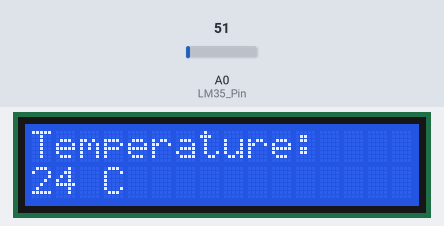
This sketch was run on a simulated Arduino Uno, built with avr-gcc and run on an emulated ATmega328P. Shown: 16×2 character LCD. The test bench sets the inputs (shaded band); at power-on: A0 (LM35_Pin) = 51.

Above: at 1.2 s.
1.3 s: A0 (LM35_Pin) set to 23
At 2.4 s:
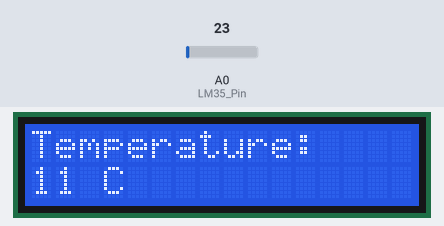
2.8 s: A0 (LM35_Pin) set to 19
At 3.6 s:
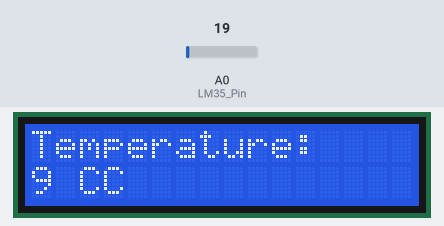
4.3 s: A0 (LM35_Pin) set to 15
At 4.7 s:
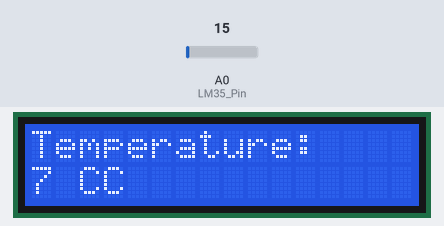
Timing chart, 0 to 7.3 s (numbered marks = the images above; inputs shaded):
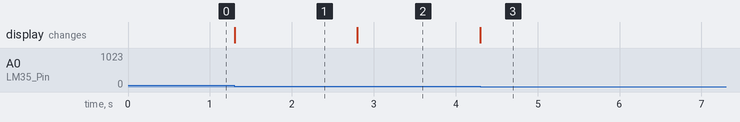

The sketch:

LM35_LCD.ino
```cpp
// include the LCD library
#include <LiquidCrystal.h>

// initialize the library with the numbers of the interface pins
LiquidCrystal lcd(12, 11, 5, 4, 3, 2);

//LM35 sensor pin
const int LM35_Pin = A0;

//analog reading from 0 to 5 v
int analogReading;

//temperature reading in Celsius
int temperatureReading;

void setup() {
  // set up the LCD's number of columns and rows:
  lcd.begin(16, 2);
  // Print a message to the LCD.
  lcd.print("Temperature: ");
  //setup LM35 sensor pin as input
  pinMode(LM35_Pin, INPUT);
}

void loop() {
  //get the reading from the sensor
  analogReading = analogRead(LM35_Pin);
  //convert to  corresponding temperature
  temperatureReading = (analogReading * 500) /1024;
  // set the cursor to column 0, line 1
  lcd.setCursor(0, 1);
  //convert the reading to string, concatenate C for Celsius and display it on the LCD
  lcd.print(String(temperatureReading) + " C");
}
```

Measured:
- the behaviour switches between 21 and 20 on A0 (LM35_Pin) (found by bisection; images 1 and 2)
- after the input at 1.3 s, the display: changes at once (image 1)
- after the input at 2.8 s, the display: changes at once (image 2)
- after the input at 4.3 s, the display: changes at once (image 3)
